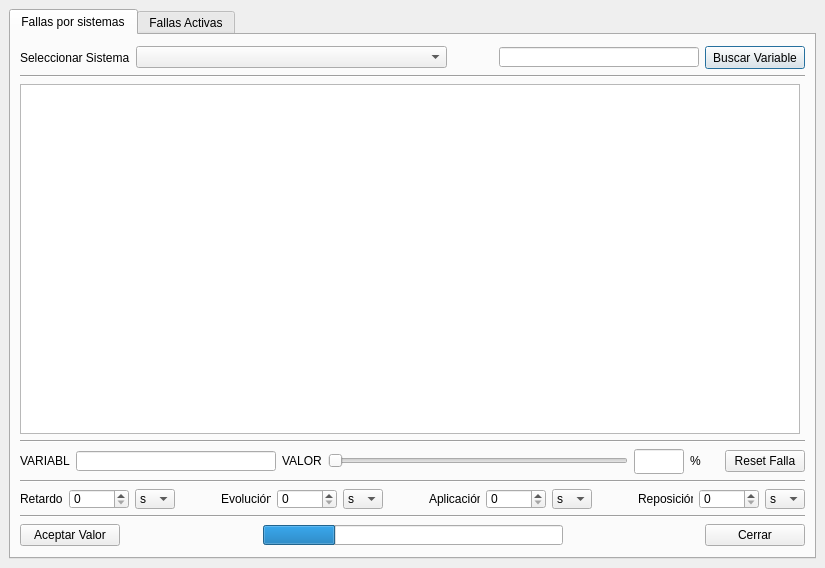
<?xml version="1.0" encoding="UTF-8"?>
<ui version="4.0">
 <class>Fallas</class>
 <widget class="QDialog" name="Fallas">
  <property name="geometry">
   <rect>
    <x>0</x>
    <y>0</y>
    <width>825</width>
    <height>568</height>
   </rect>
  </property>
  <property name="minimumSize">
   <size>
    <width>825</width>
    <height>568</height>
   </size>
  </property>
  <property name="maximumSize">
   <size>
    <width>825</width>
    <height>568</height>
   </size>
  </property>
  <property name="windowTitle">
   <string>Dialog</string>
  </property>
  <widget class="QTabWidget" name="TabWid">
   <property name="geometry">
    <rect>
     <x>9</x>
     <y>9</y>
     <width>807</width>
     <height>550</height>
    </rect>
   </property>
   <property name="minimumSize">
    <size>
     <width>807</width>
     <height>550</height>
    </size>
   </property>
   <property name="maximumSize">
    <size>
     <width>807</width>
     <height>550</height>
    </size>
   </property>
   <property name="tabPosition">
    <enum>QTabWidget::North</enum>
   </property>
   <property name="tabShape">
    <enum>QTabWidget::Rounded</enum>
   </property>
   <property name="currentIndex">
    <number>0</number>
   </property>
   <property name="elideMode">
    <enum>Qt::ElideLeft</enum>
   </property>
   <property name="documentMode">
    <bool>false</bool>
   </property>
   <property name="tabsClosable">
    <bool>false</bool>
   </property>
   <property name="movable">
    <bool>false</bool>
   </property>
   <widget class="QWidget" name="tab_sist">
    <attribute name="title">
     <string notr="true">Fallas por sistemas</string>
    </attribute>
    <layout class="QGridLayout" name="gridLayout_3">
     <item row="0" column="0">
      <layout class="QVBoxLayout" name="verticalLayout_2">
       <item>
        <layout class="QHBoxLayout" name="horizontalLayout_5">
         <item>
          <widget class="QLabel" name="label_3">
           <property name="text">
            <string>Seleccionar Sistema</string>
           </property>
          </widget>
         </item>
         <item>
          <widget class="QComboBox" name="SeleccSist">
           <property name="minimumSize">
            <size>
             <width>311</width>
             <height>20</height>
            </size>
           </property>
           <property name="currentIndex">
            <number>-1</number>
           </property>
           <property name="maxVisibleItems">
            <number>15</number>
           </property>
          </widget>
         </item>
         <item>
          <spacer name="horizontalSpacer">
           <property name="orientation">
            <enum>Qt::Horizontal</enum>
           </property>
           <property name="sizeHint" stdset="0">
            <size>
             <width>20</width>
             <height>20</height>
            </size>
           </property>
          </spacer>
         </item>
         <item>
          <widget class="QLineEdit" name="le_search">
           <property name="minimumSize">
            <size>
             <width>200</width>
             <height>20</height>
            </size>
           </property>
           <property name="maximumSize">
            <size>
             <width>200</width>
             <height>20</height>
            </size>
           </property>
          </widget>
         </item>
         <item>
          <widget class="QPushButton" name="btn_search">
           <property name="minimumSize">
            <size>
             <width>100</width>
             <height>23</height>
            </size>
           </property>
           <property name="maximumSize">
            <size>
             <width>100</width>
             <height>23</height>
            </size>
           </property>
           <property name="text">
            <string>Buscar Variable</string>
           </property>
          </widget>
         </item>
        </layout>
       </item>
       <item>
        <widget class="Line" name="line_6">
         <property name="orientation">
          <enum>Qt::Horizontal</enum>
         </property>
        </widget>
       </item>
       <item>
        <widget class="QTableWidget" name="table">
         <property name="minimumSize">
          <size>
           <width>780</width>
           <height>350</height>
          </size>
         </property>
         <property name="maximumSize">
          <size>
           <width>780</width>
           <height>350</height>
          </size>
         </property>
        </widget>
       </item>
       <item>
        <widget class="Line" name="line_5">
         <property name="orientation">
          <enum>Qt::Horizontal</enum>
         </property>
        </widget>
       </item>
       <item>
        <layout class="QHBoxLayout" name="horizontalLayout_3">
         <item>
          <widget class="QLabel" name="label_9">
           <property name="minimumSize">
            <size>
             <width>50</width>
             <height>16</height>
            </size>
           </property>
           <property name="maximumSize">
            <size>
             <width>50</width>
             <height>16</height>
            </size>
           </property>
           <property name="text">
            <string>VARIABLE:</string>
           </property>
          </widget>
         </item>
         <item>
          <widget class="QLineEdit" name="le_var">
           <property name="minimumSize">
            <size>
             <width>200</width>
             <height>20</height>
            </size>
           </property>
           <property name="maximumSize">
            <size>
             <width>200</width>
             <height>20</height>
            </size>
           </property>
           <property name="text">
            <string/>
           </property>
           <property name="readOnly">
            <bool>true</bool>
           </property>
          </widget>
         </item>
         <item>
          <widget class="QLabel" name="label_10">
           <property name="minimumSize">
            <size>
             <width>40</width>
             <height>16</height>
            </size>
           </property>
           <property name="maximumSize">
            <size>
             <width>40</width>
             <height>16</height>
            </size>
           </property>
           <property name="text">
            <string>VALOR:</string>
           </property>
          </widget>
         </item>
         <item>
          <widget class="QSlider" name="slider">
           <property name="minimumSize">
            <size>
             <width>300</width>
             <height>20</height>
            </size>
           </property>
           <property name="maximumSize">
            <size>
             <width>300</width>
             <height>20</height>
            </size>
           </property>
           <property name="styleSheet">
            <string notr="true">gridline-color: qradialgradient(spread:repeat, cx:0.5, cy:0.5, radius:0.077, fx:0.5, fy:0.5, stop:0 rgba(0, 169, 255, 147), stop:0.497326 rgba(0, 0, 0, 147), stop:1 rgba(0, 169, 255, 147));</string>
           </property>
           <property name="maximum">
            <number>100</number>
           </property>
           <property name="orientation">
            <enum>Qt::Horizontal</enum>
           </property>
          </widget>
         </item>
         <item>
          <widget class="QLineEdit" name="le_val">
           <property name="minimumSize">
            <size>
             <width>50</width>
             <height>25</height>
            </size>
           </property>
           <property name="maximumSize">
            <size>
             <width>50</width>
             <height>25</height>
            </size>
           </property>
           <property name="text">
            <string/>
           </property>
           <property name="readOnly">
            <bool>true</bool>
           </property>
          </widget>
         </item>
         <item>
          <widget class="QLabel" name="percent">
           <property name="minimumSize">
            <size>
             <width>16</width>
             <height>16</height>
            </size>
           </property>
           <property name="maximumSize">
            <size>
             <width>16</width>
             <height>16</height>
            </size>
           </property>
           <property name="text">
            <string>%</string>
           </property>
          </widget>
         </item>
         <item>
          <spacer name="horizontalSpacer_10">
           <property name="orientation">
            <enum>Qt::Horizontal</enum>
           </property>
           <property name="sizeType">
            <enum>QSizePolicy::Expanding</enum>
           </property>
           <property name="sizeHint" stdset="0">
            <size>
             <width>28</width>
             <height>20</height>
            </size>
           </property>
          </spacer>
         </item>
         <item>
          <widget class="QPushButton" name="btn_Reset">
           <property name="text">
            <string>Reset Falla</string>
           </property>
          </widget>
         </item>
        </layout>
       </item>
       <item>
        <widget class="Line" name="line_3">
         <property name="orientation">
          <enum>Qt::Horizontal</enum>
         </property>
        </widget>
       </item>
       <item>
        <layout class="QHBoxLayout" name="horizontalLayout">
         <item>
          <layout class="QGridLayout" name="gridLayout">
           <item row="0" column="0">
            <widget class="QLabel" name="label_15">
             <property name="minimumSize">
              <size>
               <width>43</width>
               <height>20</height>
              </size>
             </property>
             <property name="maximumSize">
              <size>
               <width>43</width>
               <height>20</height>
              </size>
             </property>
             <property name="text">
              <string>Retardo:</string>
             </property>
            </widget>
           </item>
           <item row="0" column="1">
            <widget class="QSpinBox" name="t_esp">
             <property name="minimumSize">
              <size>
               <width>60</width>
               <height>20</height>
              </size>
             </property>
             <property name="maximumSize">
              <size>
               <width>60</width>
               <height>20</height>
              </size>
             </property>
             <property name="minimum">
              <number>0</number>
             </property>
             <property name="maximum">
              <number>99999999</number>
             </property>
             <property name="value">
              <number>0</number>
             </property>
            </widget>
           </item>
           <item row="0" column="2">
            <widget class="QComboBox" name="cb_sm_ret">
             <property name="minimumSize">
              <size>
               <width>40</width>
               <height>20</height>
              </size>
             </property>
             <property name="maximumSize">
              <size>
               <width>40</width>
               <height>20</height>
              </size>
             </property>
             <property name="currentIndex">
              <number>0</number>
             </property>
             <item>
              <property name="text">
               <string>s</string>
              </property>
             </item>
             <item>
              <property name="text">
               <string>min</string>
              </property>
             </item>
            </widget>
           </item>
          </layout>
         </item>
         <item>
          <spacer name="horizontalSpacer_4">
           <property name="orientation">
            <enum>Qt::Horizontal</enum>
           </property>
           <property name="sizeType">
            <enum>QSizePolicy::Expanding</enum>
           </property>
           <property name="sizeHint" stdset="0">
            <size>
             <width>28</width>
             <height>20</height>
            </size>
           </property>
          </spacer>
         </item>
         <item>
          <layout class="QGridLayout" name="gridLayout_4">
           <item row="0" column="0">
            <widget class="QLabel" name="lb_Ttrans">
             <property name="minimumSize">
              <size>
               <width>50</width>
               <height>20</height>
              </size>
             </property>
             <property name="maximumSize">
              <size>
               <width>50</width>
               <height>20</height>
              </size>
             </property>
             <property name="text">
              <string>Evolución:</string>
             </property>
            </widget>
           </item>
           <item row="0" column="1">
            <widget class="QSpinBox" name="t_trans">
             <property name="minimumSize">
              <size>
               <width>60</width>
               <height>20</height>
              </size>
             </property>
             <property name="maximumSize">
              <size>
               <width>60</width>
               <height>20</height>
              </size>
             </property>
             <property name="maximum">
              <number>99999999</number>
             </property>
            </widget>
           </item>
           <item row="0" column="2">
            <widget class="QComboBox" name="cb_sm_tra">
             <property name="minimumSize">
              <size>
               <width>40</width>
               <height>20</height>
              </size>
             </property>
             <property name="maximumSize">
              <size>
               <width>40</width>
               <height>20</height>
              </size>
             </property>
             <property name="currentIndex">
              <number>0</number>
             </property>
             <item>
              <property name="text">
               <string>s</string>
              </property>
             </item>
             <item>
              <property name="text">
               <string>min</string>
              </property>
             </item>
            </widget>
           </item>
          </layout>
         </item>
         <item>
          <spacer name="horizontalSpacer_5">
           <property name="orientation">
            <enum>Qt::Horizontal</enum>
           </property>
           <property name="sizeType">
            <enum>QSizePolicy::Expanding</enum>
           </property>
           <property name="sizeHint" stdset="0">
            <size>
             <width>28</width>
             <height>20</height>
            </size>
           </property>
          </spacer>
         </item>
         <item>
          <layout class="QGridLayout" name="gridLayout_6">
           <item row="0" column="0">
            <widget class="QLabel" name="label_17">
             <property name="minimumSize">
              <size>
               <width>51</width>
               <height>20</height>
              </size>
             </property>
             <property name="maximumSize">
              <size>
               <width>51</width>
               <height>20</height>
              </size>
             </property>
             <property name="text">
              <string>Aplicación:</string>
             </property>
            </widget>
           </item>
           <item row="0" column="1">
            <widget class="QSpinBox" name="t_aplic">
             <property name="minimumSize">
              <size>
               <width>60</width>
               <height>20</height>
              </size>
             </property>
             <property name="maximumSize">
              <size>
               <width>60</width>
               <height>20</height>
              </size>
             </property>
             <property name="maximum">
              <number>99999999</number>
             </property>
            </widget>
           </item>
           <item row="0" column="2">
            <widget class="QComboBox" name="cb_sm_apl">
             <property name="minimumSize">
              <size>
               <width>40</width>
               <height>20</height>
              </size>
             </property>
             <property name="maximumSize">
              <size>
               <width>40</width>
               <height>20</height>
              </size>
             </property>
             <property name="currentIndex">
              <number>0</number>
             </property>
             <item>
              <property name="text">
               <string>s</string>
              </property>
             </item>
             <item>
              <property name="text">
               <string>min</string>
              </property>
             </item>
            </widget>
           </item>
          </layout>
         </item>
         <item>
          <spacer name="horizontalSpacer_6">
           <property name="orientation">
            <enum>Qt::Horizontal</enum>
           </property>
           <property name="sizeType">
            <enum>QSizePolicy::Expanding</enum>
           </property>
           <property name="sizeHint" stdset="0">
            <size>
             <width>28</width>
             <height>20</height>
            </size>
           </property>
          </spacer>
         </item>
         <item>
          <layout class="QGridLayout" name="gridLayout_7">
           <item row="0" column="0">
            <widget class="QLabel" name="lb_Trep">
             <property name="minimumSize">
              <size>
               <width>55</width>
               <height>20</height>
              </size>
             </property>
             <property name="maximumSize">
              <size>
               <width>55</width>
               <height>20</height>
              </size>
             </property>
             <property name="text">
              <string>Reposición:</string>
             </property>
            </widget>
           </item>
           <item row="0" column="1">
            <widget class="QSpinBox" name="t_rep">
             <property name="minimumSize">
              <size>
               <width>60</width>
               <height>20</height>
              </size>
             </property>
             <property name="maximumSize">
              <size>
               <width>60</width>
               <height>20</height>
              </size>
             </property>
             <property name="maximum">
              <number>99999999</number>
             </property>
            </widget>
           </item>
           <item row="0" column="2">
            <widget class="QComboBox" name="cb_sm_rep">
             <property name="minimumSize">
              <size>
               <width>40</width>
               <height>20</height>
              </size>
             </property>
             <property name="maximumSize">
              <size>
               <width>40</width>
               <height>20</height>
              </size>
             </property>
             <property name="currentIndex">
              <number>0</number>
             </property>
             <item>
              <property name="text">
               <string>s</string>
              </property>
             </item>
             <item>
              <property name="text">
               <string>min</string>
              </property>
             </item>
            </widget>
           </item>
          </layout>
         </item>
        </layout>
       </item>
       <item>
        <widget class="Line" name="line_4">
         <property name="orientation">
          <enum>Qt::Horizontal</enum>
         </property>
        </widget>
       </item>
       <item>
        <layout class="QHBoxLayout" name="horizontalLayout_2">
         <property name="sizeConstraint">
          <enum>QLayout::SetMinAndMaxSize</enum>
         </property>
         <item>
          <widget class="QPushButton" name="btn_Guardar">
           <property name="minimumSize">
            <size>
             <width>100</width>
             <height>22</height>
            </size>
           </property>
           <property name="maximumSize">
            <size>
             <width>100</width>
             <height>22</height>
            </size>
           </property>
           <property name="text">
            <string>Aceptar Valor</string>
           </property>
           <property name="autoDefault">
            <bool>false</bool>
           </property>
           <property name="default">
            <bool>false</bool>
           </property>
          </widget>
         </item>
         <item>
          <spacer name="horizontalSpacer_2">
           <property name="orientation">
            <enum>Qt::Horizontal</enum>
           </property>
           <property name="sizeHint" stdset="0">
            <size>
             <width>40</width>
             <height>20</height>
            </size>
           </property>
          </spacer>
         </item>
         <item>
          <widget class="QProgressBar" name="pgrBar">
           <property name="enabled">
            <bool>true</bool>
           </property>
           <property name="minimumSize">
            <size>
             <width>300</width>
             <height>20</height>
            </size>
           </property>
           <property name="maximumSize">
            <size>
             <width>300</width>
             <height>20</height>
            </size>
           </property>
           <property name="font">
            <font>
             <weight>50</weight>
             <italic>false</italic>
             <bold>false</bold>
             <underline>false</underline>
             <strikeout>false</strikeout>
            </font>
           </property>
           <property name="layoutDirection">
            <enum>Qt::LeftToRight</enum>
           </property>
           <property name="autoFillBackground">
            <bool>false</bool>
           </property>
           <property name="value">
            <number>24</number>
           </property>
           <property name="textVisible">
            <bool>false</bool>
           </property>
           <property name="orientation">
            <enum>Qt::Horizontal</enum>
           </property>
           <property name="invertedAppearance">
            <bool>false</bool>
           </property>
           <property name="textDirection">
            <enum>QProgressBar::BottomToTop</enum>
           </property>
          </widget>
         </item>
         <item>
          <spacer name="horizontalSpacer_3">
           <property name="orientation">
            <enum>Qt::Horizontal</enum>
           </property>
           <property name="sizeHint" stdset="0">
            <size>
             <width>40</width>
             <height>20</height>
            </size>
           </property>
          </spacer>
         </item>
         <item>
          <widget class="QPushButton" name="btn_Cerrar">
           <property name="minimumSize">
            <size>
             <width>100</width>
             <height>22</height>
            </size>
           </property>
           <property name="maximumSize">
            <size>
             <width>100</width>
             <height>22</height>
            </size>
           </property>
           <property name="text">
            <string>Cerrar</string>
           </property>
           <property name="default">
            <bool>true</bool>
           </property>
          </widget>
         </item>
        </layout>
       </item>
      </layout>
     </item>
    </layout>
   </widget>
   <widget class="QWidget" name="tab_act">
    <attribute name="title">
     <string>Fallas Activas</string>
    </attribute>
    <layout class="QGridLayout" name="gridLayout_2">
     <item row="0" column="0">
      <layout class="QVBoxLayout" name="verticalLayout">
       <item>
        <widget class="QTableWidget" name="tableAll">
         <property name="minimumSize">
          <size>
           <width>781</width>
           <height>455</height>
          </size>
         </property>
         <property name="maximumSize">
          <size>
           <width>781</width>
           <height>455</height>
          </size>
         </property>
        </widget>
       </item>
       <item>
        <layout class="QHBoxLayout" name="horizontalLayout_6">
         <item>
          <spacer name="horizontalSpacer_11">
           <property name="orientation">
            <enum>Qt::Horizontal</enum>
           </property>
           <property name="sizeHint" stdset="0">
            <size>
             <width>13</width>
             <height>5</height>
            </size>
           </property>
          </spacer>
         </item>
         <item>
          <widget class="QProgressBar" name="pgrBar_All">
           <property name="enabled">
            <bool>true</bool>
           </property>
           <property name="minimumSize">
            <size>
             <width>700</width>
             <height>5</height>
            </size>
           </property>
           <property name="maximumSize">
            <size>
             <width>700</width>
             <height>5</height>
            </size>
           </property>
           <property name="font">
            <font>
             <weight>50</weight>
             <italic>false</italic>
             <bold>false</bold>
             <underline>false</underline>
             <strikeout>false</strikeout>
            </font>
           </property>
           <property name="layoutDirection">
            <enum>Qt::LeftToRight</enum>
           </property>
           <property name="autoFillBackground">
            <bool>false</bool>
           </property>
           <property name="value">
            <number>24</number>
           </property>
           <property name="textVisible">
            <bool>false</bool>
           </property>
           <property name="orientation">
            <enum>Qt::Horizontal</enum>
           </property>
           <property name="invertedAppearance">
            <bool>false</bool>
           </property>
           <property name="textDirection">
            <enum>QProgressBar::BottomToTop</enum>
           </property>
          </widget>
         </item>
         <item>
          <spacer name="horizontalSpacer_12">
           <property name="orientation">
            <enum>Qt::Horizontal</enum>
           </property>
           <property name="sizeHint" stdset="0">
            <size>
             <width>18</width>
             <height>5</height>
            </size>
           </property>
          </spacer>
         </item>
        </layout>
       </item>
       <item>
        <widget class="Line" name="line">
         <property name="orientation">
          <enum>Qt::Horizontal</enum>
         </property>
        </widget>
       </item>
       <item>
        <layout class="QHBoxLayout" name="horizontalLayout_4">
         <item>
          <widget class="QPushButton" name="btn_ResetAllFails">
           <property name="minimumSize">
            <size>
             <width>75</width>
             <height>23</height>
            </size>
           </property>
           <property name="maximumSize">
            <size>
             <width>75</width>
             <height>23</height>
            </size>
           </property>
           <property name="text">
            <string>Reset Todas</string>
           </property>
          </widget>
         </item>
         <item>
          <spacer name="horizontalSpacer_9">
           <property name="orientation">
            <enum>Qt::Horizontal</enum>
           </property>
           <property name="sizeType">
            <enum>QSizePolicy::Fixed</enum>
           </property>
           <property name="sizeHint" stdset="0">
            <size>
             <width>5</width>
             <height>20</height>
            </size>
           </property>
          </spacer>
         </item>
         <item>
          <widget class="QLineEdit" name="le_var_All">
           <property name="minimumSize">
            <size>
             <width>180</width>
             <height>20</height>
            </size>
           </property>
           <property name="maximumSize">
            <size>
             <width>180</width>
             <height>20</height>
            </size>
           </property>
           <property name="text">
            <string/>
           </property>
           <property name="readOnly">
            <bool>true</bool>
           </property>
          </widget>
         </item>
         <item>
          <widget class="QPushButton" name="btn_Reset_All">
           <property name="minimumSize">
            <size>
             <width>75</width>
             <height>23</height>
            </size>
           </property>
           <property name="text">
            <string>Reset Falla</string>
           </property>
          </widget>
         </item>
         <item>
          <spacer name="horizontalSpacer_7">
           <property name="orientation">
            <enum>Qt::Horizontal</enum>
           </property>
           <property name="sizeType">
            <enum>QSizePolicy::Fixed</enum>
           </property>
           <property name="sizeHint" stdset="0">
            <size>
             <width>5</width>
             <height>20</height>
            </size>
           </property>
          </spacer>
         </item>
         <item>
          <widget class="QLineEdit" name="le_searchAll">
           <property name="minimumSize">
            <size>
             <width>180</width>
             <height>20</height>
            </size>
           </property>
           <property name="maximumSize">
            <size>
             <width>180</width>
             <height>20</height>
            </size>
           </property>
          </widget>
         </item>
         <item>
          <widget class="QPushButton" name="btn_searchAll">
           <property name="minimumSize">
            <size>
             <width>100</width>
             <height>23</height>
            </size>
           </property>
           <property name="maximumSize">
            <size>
             <width>100</width>
             <height>23</height>
            </size>
           </property>
           <property name="text">
            <string>Buscar Variable</string>
           </property>
          </widget>
         </item>
         <item>
          <spacer name="horizontalSpacer_8">
           <property name="orientation">
            <enum>Qt::Horizontal</enum>
           </property>
           <property name="sizeHint" stdset="0">
            <size>
             <width>17</width>
             <height>20</height>
            </size>
           </property>
          </spacer>
         </item>
         <item>
          <widget class="QPushButton" name="btn_Cerrar_All">
           <property name="minimumSize">
            <size>
             <width>100</width>
             <height>22</height>
            </size>
           </property>
           <property name="maximumSize">
            <size>
             <width>100</width>
             <height>22</height>
            </size>
           </property>
           <property name="text">
            <string>Cerrar</string>
           </property>
           <property name="default">
            <bool>true</bool>
           </property>
          </widget>
         </item>
        </layout>
       </item>
      </layout>
     </item>
    </layout>
   </widget>
  </widget>
 </widget>
 <resources/>
 <connections>
  <connection>
   <sender>btn_Cerrar</sender>
   <signal>clicked()</signal>
   <receiver>Fallas</receiver>
   <slot>close()</slot>
   <hints>
    <hint type="sourcelabel">
     <x>759</x>
     <y>535</y>
    </hint>
    <hint type="destinationlabel">
     <x>860</x>
     <y>534</y>
    </hint>
   </hints>
  </connection>
  <connection>
   <sender>btn_Cerrar_All</sender>
   <signal>clicked()</signal>
   <receiver>Fallas</receiver>
   <slot>close()</slot>
   <hints>
    <hint type="sourcelabel">
     <x>757</x>
     <y>528</y>
    </hint>
    <hint type="destinationlabel">
     <x>823</x>
     <y>545</y>
    </hint>
   </hints>
  </connection>
 </connections>
</ui>
